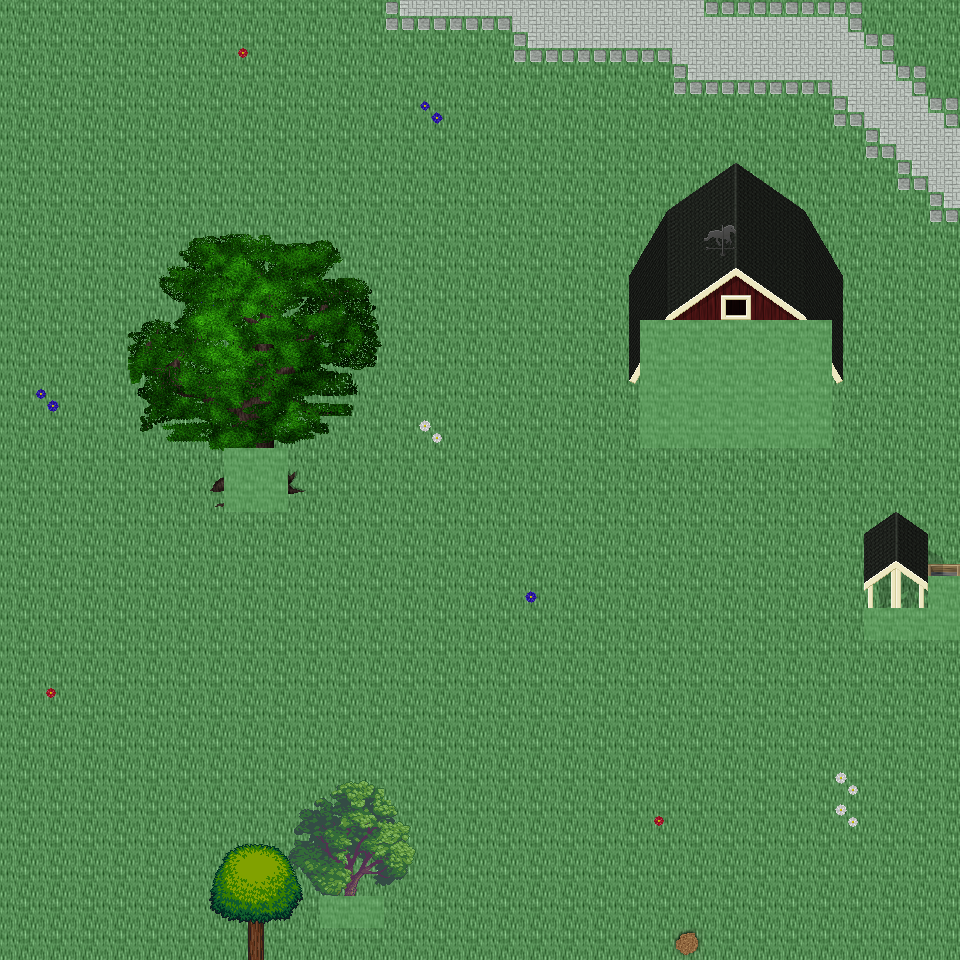

A 2D game scene composited from a Tiled map and its tileset images. What follows is a short description and the map's XML, with each tile layer's data collapsed to a summary:
An orthogonal 30x30 tile map with 32x32 px tiles, 6 tile layers (Ground, Object, Object2, Above, ...), 49 tilesets and 4 objects (4x mapExit).

<map version="1.0" orientation="orthogonal" renderorder="right-down" width="30" height="30" tilewidth="32" tileheight="32" nextobjectid="5">
  <tileset firstgid="1" name="tileset_ground_ground" tilewidth="32" tileheight="32" tilecount="33" columns="3">
    <image source="../drawable/tileset_ground_ground.png" width="96" height="352" />
  </tileset>
  <tileset firstgid="34" name="tileset_building_wall_old_wood" tilewidth="32" tileheight="32" tilecount="9" columns="3">
    <image source="../drawable/tileset_building_wall_old_wood.png" width="96" height="96" />
  </tileset>
  <tileset firstgid="43" name="tileset_building_fence_fence_wooden" tilewidth="32" tileheight="32" tilecount="12" columns="3">
    <image source="../drawable/tileset_building_fence_fence_wooden.png" width="96" height="128" />
  </tileset>
  <tileset firstgid="55" name="tileset_building_fence_fence_chunky" tilewidth="32" tileheight="32" tilecount="21" columns="3">
    <image source="../drawable/tileset_building_fence_fence_chunky.png" width="96" height="224" />
  </tileset>
  <tileset firstgid="76" name="tileset_plant_stump_stump_brown" tilewidth="32" tileheight="32" tilecount="4" columns="2">
    <image source="../drawable/tileset_plant_stump_stump_brown.png" width="64" height="64" />
  </tileset>
  <tileset firstgid="80" name="tileset_ground_earth_edges" tilewidth="32" tileheight="32" tilecount="18" columns="6">
    <image source="../drawable/tileset_ground_earth_edges.png" width="192" height="96" />
  </tileset>
  <tileset firstgid="98" name="tileset_ground_grass_corners" tilewidth="32" tileheight="32" tilecount="24" columns="6">
    <image source="../drawable/tileset_ground_grass_corners.png" width="192" height="128" />
  </tileset>
  <tileset firstgid="122" name="tileset_ground_grass_edges" tilewidth="32" tileheight="32" tilecount="36" columns="12">
    <image source="../drawable/tileset_ground_grass_edges.png" width="384" height="96" />
  </tileset>
  <tileset firstgid="158" name="tileset_plant_tree_apple_tree" tilewidth="32" tileheight="32" tilecount="9" columns="3">
    <image source="../drawable/tileset_plant_tree_apple_tree.png" width="96" height="96" />
  </tileset>
  <tileset firstgid="167" name="tileset_plant_tree_chestnut_tree" tilewidth="32" tileheight="32" tilecount="20" columns="4">
    <image source="../drawable/tileset_plant_tree_chestnut_tree.png" width="128" height="160" />
  </tileset>
  <tileset firstgid="187" name="tileset_plant_tree_crack_willow" tilewidth="32" tileheight="32" tilecount="20" columns="4">
    <image source="../drawable/tileset_plant_tree_crack_willow.png" width="128" height="160" />
  </tileset>
  <tileset firstgid="207" name="tileset_furniture_chair_bench_iron" tilewidth="32" tileheight="32" tilecount="4" columns="2">
    <image source="../drawable/tileset_furniture_chair_bench_iron.png" width="64" height="64" />
  </tileset>
  <tileset firstgid="211" name="tileset_furniture_chair_bench_iron_reverse" tilewidth="32" tileheight="32" tilecount="4" columns="2">
    <image source="../drawable/tileset_furniture_chair_bench_iron_reverse.png" width="64" height="64" />
  </tileset>
  <tileset firstgid="215" name="tileset_object_hay_cart" tilewidth="32" tileheight="32" tilecount="1" columns="1">
    <image source="../drawable/tileset_object_hay_cart.png" width="32" height="32" />
  </tileset>
  <tileset firstgid="216" name="tileset_building_wall_walls_siding" tilewidth="32" tileheight="32" tilecount="16" columns="4">
    <image source="../drawable/tileset_building_wall_walls_siding.png" width="128" height="128" />
  </tileset>
  <tileset firstgid="232" name="tileset_building_roof_brown" tilewidth="32" tileheight="32" tilecount="20" columns="5">
    <image source="../drawable/tileset_building_roof_brown.png" width="160" height="128" />
  </tileset>
  <tileset firstgid="252" name="tileset_building_door_door" tilewidth="32" tileheight="32" tilecount="6" columns="3">
    <image source="../drawable/tileset_building_door_door.png" width="96" height="64" />
  </tileset>
  <tileset firstgid="258" name="tileset_item_tools" tilewidth="32" tileheight="32" tilecount="9" columns="3">
    <image source="../drawable/tileset_item_tools.png" width="96" height="96" />
  </tileset>
  <tileset firstgid="267" name="tileset_ground_cobbled_paving" tilewidth="32" tileheight="32" tilecount="1" columns="1">
    <image source="../drawable/tileset_ground_cobbled_paving.png" width="32" height="32" />
  </tileset>
  <tileset firstgid="268" name="tileset_item_bazaar_produce" tilewidth="32" tileheight="32" tilecount="4" columns="2">
    <image source="../drawable/tileset_item_bazaar_produce.png" width="64" height="64" />
  </tileset>
  <tileset firstgid="272" name="tileset_item_sacks" tilewidth="32" tileheight="32" tilecount="2" columns="2">
    <image source="../drawable/tileset_item_sacks.png" width="64" height="32" />
  </tileset>
  <tileset firstgid="274" name="tileset_building_barnyard" tilewidth="32" tileheight="32" tilecount="200" columns="8">
    <image source="../drawable/tileset_building_barnyard.png" width="256" height="800" />
  </tileset>
  <tileset firstgid="474" name="tileset_plant_flower_planted_containers" tilewidth="32" tileheight="32" tilecount="16" columns="4">
    <image source="../drawable/tileset_plant_flower_planted_containers.png" width="128" height="128" />
  </tileset>
  <tileset firstgid="490" name="tileset_furniture_chair_wooden_rustic" tilewidth="32" tileheight="32" tilecount="8" columns="4">
    <image source="../drawable/tileset_furniture_chair_wooden_rustic.png" width="128" height="64" />
  </tileset>
  <tileset firstgid="498" name="tileset_furniture_table_brick_base" tilewidth="32" tileheight="32" tilecount="3" columns="3">
    <image source="../drawable/tileset_furniture_table_brick_base.png" width="96" height="32" />
  </tileset>
  <tileset firstgid="501" name="tileset_building_stairs_wooden_stairs" tilewidth="32" tileheight="32" tilecount="9" columns="3">
    <image source="../drawable/tileset_building_stairs_wooden_stairs.png" width="96" height="96" />
  </tileset>
  <tileset firstgid="510" name="tileset_plant_tree_maple_tree" tilewidth="32" tileheight="32" tilecount="72" columns="8">
    <image source="../drawable/tileset_plant_tree_maple_tree.png" width="256" height="288" />
  </tileset>
  <tileset firstgid="582" name="tileset_building_decoration_chimney_big" tilewidth="32" tileheight="32" tilecount="2" columns="1">
    <image source="../drawable/tileset_building_decoration_chimney_big.png" width="32" height="64" />
  </tileset>
  <tileset firstgid="584" name="tileset_logic_item_corn" tilewidth="32" tileheight="32" tilecount="5" columns="5">
    <image source="../drawable/tileset_logic_item_corn.png" width="160" height="32" />
  </tileset>
  <tileset firstgid="589" name="tileset_logic_collision" tilewidth="32" tileheight="32" tilecount="1" columns="1">
    <image source="../drawable/tileset_logic_collision.png" width="32" height="32" />
  </tileset>
  <tileset firstgid="590" name="tileset_plant_bush_bushes" tilewidth="32" tileheight="32" tilecount="10" columns="5">
    <image source="../drawable/tileset_plant_bush_bushes.png" width="160" height="64" />
  </tileset>
  <tileset firstgid="600" name="tileset_logic_item_vegetable" tilewidth="32" tileheight="32" tilecount="13" columns="13">
    <image source="../drawable/tileset_logic_item_vegetable.png" width="256" height="64" />
  </tileset>
  <tileset firstgid="613" name="tileset_plant_flower_daisy_blue" tilewidth="32" tileheight="32" tilecount="8" columns="2">
    <image source="../drawable/tileset_plant_flower_daisy_blue.png" width="64" height="128" />
  </tileset>
  <tileset firstgid="621" name="tileset_plant_flower_daisy_red" tilewidth="32" tileheight="32" tilecount="8" columns="2">
    <image source="../drawable/tileset_plant_flower_daisy_red.png" width="64" height="128" />
  </tileset>
  <tileset firstgid="629" name="tileset_plant_flower_daisy_white" tilewidth="32" tileheight="32" tilecount="8" columns="2">
    <image source="../drawable/tileset_plant_flower_daisy_white.png" width="64" height="128" />
  </tileset>
  <tileset firstgid="637" name="tileset_plant_flower_daisy_yellow" tilewidth="32" tileheight="32" tilecount="8" columns="2">
    <image source="../drawable/tileset_plant_flower_daisy_yellow.png" width="64" height="128" />
  </tileset>
  <tileset firstgid="645" name="tileset_plant_tree_tree_darkgreen" tilewidth="32" tileheight="32" tilecount="88" columns="8">
    <image source="../drawable/tileset_plant_tree_tree_darkgreen.png" width="256" height="352" />
  </tileset>
  <tileset firstgid="733" name="tileset_logic_creature_animal" tilewidth="32" tileheight="32" tilecount="32" columns="8">
    <image source="../drawable/tileset_logic_creature_animal.png" width="256" height="128" />
  </tileset>
  <tileset firstgid="765" name="tileset_logic_creature_rodent" tilewidth="32" tileheight="32" tilecount="8" columns="8">
    <image source="../drawable/tileset_logic_creature_rodent.png" width="256" height="32" />
  </tileset>
  <tileset firstgid="773" name="tileset_logic_creature_farm_animal" tilewidth="32" tileheight="32" tilecount="12" columns="12">
    <image source="../drawable/tileset_logic_creature_farm_animal.png" width="256" height="64" />
  </tileset>
  <tileset firstgid="785" name="tileset_ground_green_paving" tilewidth="32" tileheight="32" tilecount="18" columns="3">
    <image source="../drawable/tileset_ground_green_paving.png" width="96" height="192" />
  </tileset>
  <tileset firstgid="803" name="tileset_logic_protection" tilewidth="32" tileheight="32" tilecount="2" columns="2">
    <image source="../drawable/tileset_logic_protection.png" width="64" height="32" />
  </tileset>
  <tileset firstgid="805" name="tileset_item_hen_nest" tilewidth="32" tileheight="32" tilecount="1" columns="1">
    <image source="../drawable/tileset_item_hen_nest.png" width="32" height="32" />
  </tileset>
  <tileset firstgid="806" name="tileset_logic_item_dairy" tilewidth="32" tileheight="32" tilecount="1" columns="1">
    <image source="../drawable/tileset_logic_item_dairy.png" width="32" height="32" />
  </tileset>
  <tileset firstgid="807" name="tileset_light_door_light_ew" tilewidth="32" tileheight="32" tilecount="18" columns="6">
    <image source="../drawable/tileset_light_door_light_ew.png" width="192" height="96" />
  </tileset>
  <tileset firstgid="825" name="tileset_light_door_light" tilewidth="32" tileheight="32" tilecount="12" columns="3">
    <image source="../drawable/tileset_light_door_light.png" width="96" height="128" />
  </tileset>
  <tileset firstgid="837" name="tileset_item_firewood" tilewidth="32" tileheight="32" tilecount="12" columns="3">
    <image source="../drawable/tileset_item_firewood.png" width="96" height="128" />
  </tileset>
  <tileset firstgid="849" name="tileset_furniture_sink_manger" tilewidth="32" tileheight="32" tilecount="18" columns="6">
    <image source="../drawable/tileset_furniture_sink_manger.png" width="192" height="96" />
  </tileset>
  <tileset firstgid="867" name="tileset_logic_creature_fowl" tilewidth="32" tileheight="32" tilecount="6" columns="6">
    <image source="../drawable/tileset_logic_creature_fowl.png" width="192" height="32" />
  </tileset>
  <layer name="Ground" width="30" height="30">
    <data>[900 cells, 900 non-empty, 1 distinct tile ids]</data>
  </layer>
  <layer name="Object" width="30" height="30">
    <data>[900 cells, 92 non-empty, 41 distinct tile ids]</data>
  </layer>
  <layer name="Object2" width="30" height="30">
    <data>[900 cells, 8 non-empty, 8 distinct tile ids]</data>
  </layer>
  <layer name="Above" width="30" height="30">
    <data>[900 cells, 116 non-empty, 116 distinct tile ids]</data>
  </layer>
  <layer name="Above2" width="30" height="30">
    <data>[900 cells, 16 non-empty, 16 distinct tile ids]</data>
  </layer>
  <layer name="Walkable" width="30" height="30">
    <data>[900 cells, 34 non-empty, 1 distinct tile ids]</data>
  </layer>
  <objectgroup name="MapEvents">
    <object id="1" name="north" type="mapExit" x="0" y="0" width="960" height="32">
      <properties>
        <property name="map" value="level_0_x153_y43" />
        <property name="x" value="0" />
        <property name="y" value="28" />
      </properties>
    </object>
    <object id="2" name="south" type="mapExit" x="0" y="928" width="960" height="32">
      <properties>
        <property name="map" value="level_0_x153_y45" />
        <property name="x" value="0" />
        <property name="y" value="1" />
      </properties>
    </object>
    <object id="3" name="east" type="mapExit" x="928" y="0" width="32" height="576">
      <properties>
        <property name="map" value="level_0_x154_y44" />
        <property name="x" value="1" />
        <property name="y" value="0" />
      </properties>
    </object>
    <object id="4" name="east2" type="mapExit" x="928" y="640" width="32" height="320">
      <properties>
        <property name="map" value="level_0_x154_y44" />
        <property name="x" value="1" />
        <property name="y" value="20" />
      </properties>
    </object>
  </objectgroup>
</map>
